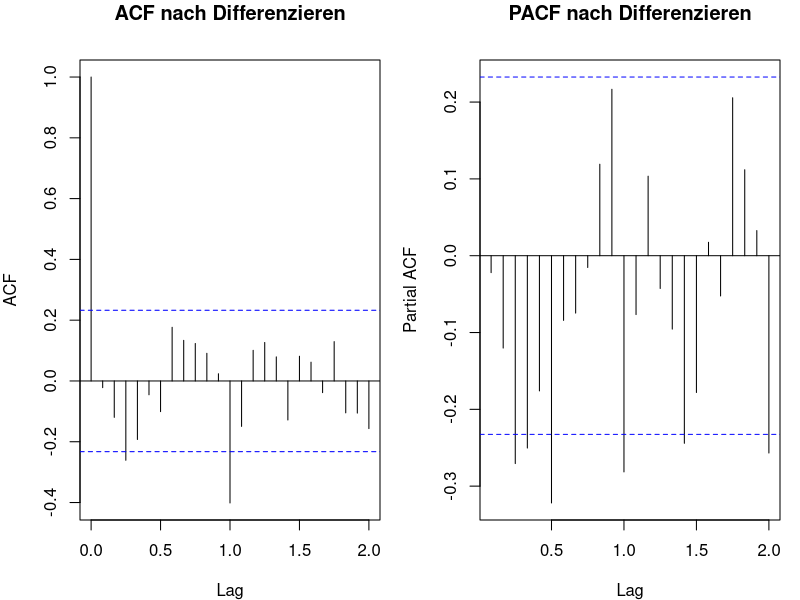
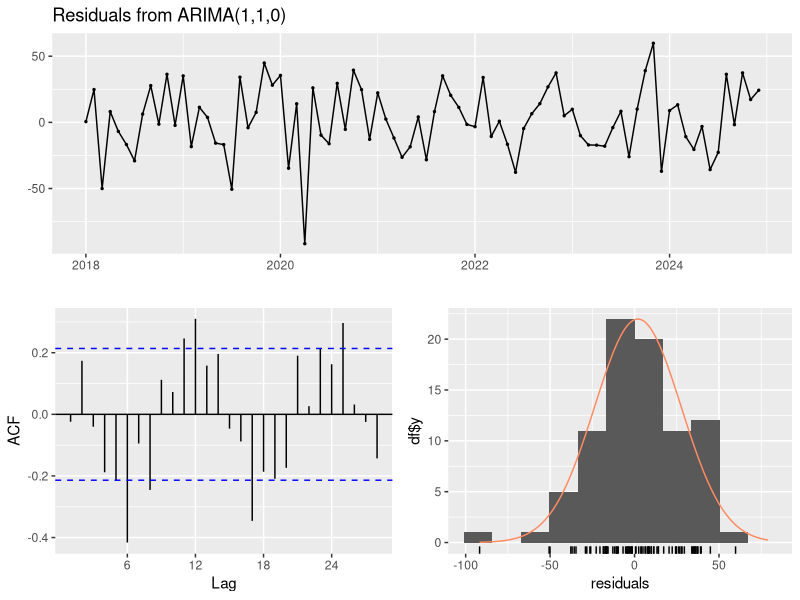
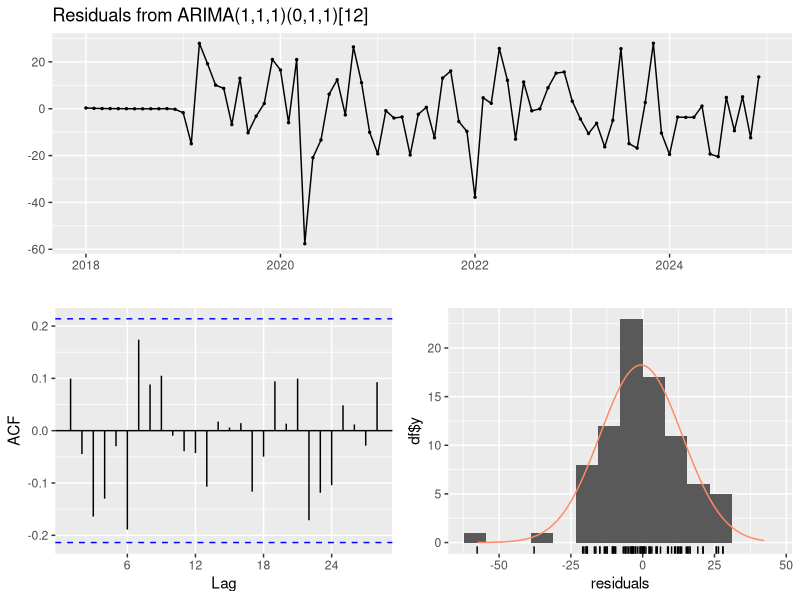
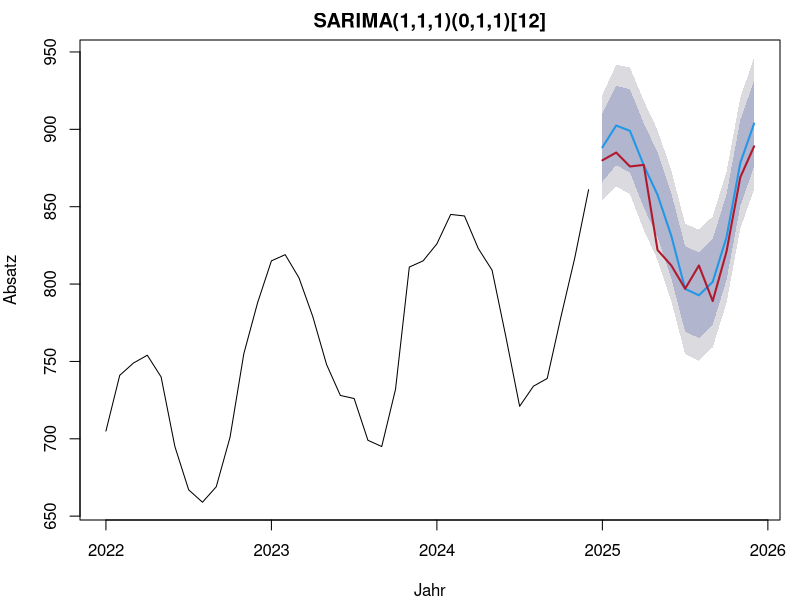

R code for these plots, in order:
## ---- chunk 1
#| label: setup-r
#| include: false
library(forecast)

monate <- 96
t <- 1:monate

# Feste Innovationen, damit R und Python mit derselben Reihe rechnen
innovation <- c(
  12.98, 12.08, -29.7, -2.17, 8.55, 6.38, -15.38, -11.32,
  3.9, -18.45, -3.15, -25.42, 0.15, -19.95, 1.27, 20.62,
  21.23, 17.7, -26.17, 8.55, -8.93, -20.77, 2.85, 11.1,
  34.28, -4.35, 20.33, -56.32, -5.93, -0.52, -10.27, 16.12,
  -4.35, 15.98, 16.73, -16.42, -3, -1.58, -3.45, -13.8,
  -13.35, 7.12, -15.15, -9.07, 13.27, 11.93, 0, -20.33,
  -33.38, 1.88, -0.83, 15.6, 15.3, -7.65, -3.38, -0.38,
  1.27, 7.8, 22.35, 7.05, 5.25, -4.57, -12.15, -11.77,
  -10.73, 1.2, 15.9, -13.8, -16.27, 4.5, 40.05, -18.98,
  -18.45, -5.4, -6.23, -11.25, 5.47, -16.88, -30.9, 4.12,
  -11.4, 5.1, -0.45, 3.9, -11.32, -16.8, -17.62, 4.72,
  -33.75, 2.25, -1.12, 17.25, -27.97, -1.95, 6.82, -17.92)

# AR(1)-Fehler daraus aufbauen
fehler <- numeric(monate)
for (i in 2:monate) fehler[i] <- 0.6 * fehler[i - 1] + innovation[i]

absatz <- ts(round(500 + 4 * t + 60 * sin(2 * pi * t / 12) +
                     25 * cos(2 * pi * t / 12) + fehler),
             start = c(2018, 1), frequency = 12)

training <- window(absatz, end = c(2024, 12))
test <- window(absatz, start = c(2025, 1))
## ---- chunk 2
#| label: fig-b1-ar-r
#| fig-cap: "Beispiel 1: ACF und PACF nach gewöhnlichem und saisonalem Differenzieren."
#| fig-height: 3.6
round(c(d = forecast::ndiffs(training),
        D = forecast::nsdiffs(training)), 0)

stationaer <- diff(diff(training, lag = 12))

par(mfrow = c(1, 2), mar = c(4, 4, 3, 1))
acf(stationaer, lag.max = 24, main = "ACF nach Differenzieren")
pacf(stationaer, lag.max = 24, main = "PACF nach Differenzieren")
par(mfrow = c(1, 1))

round(c(n = length(stationaer),
        grenze = 1.96 / sqrt(length(stationaer)),
        sd_roh = sd(training),
        sd_stationaer = sd(stationaer)), 3)
## ---- chunk 3
#| label: b2-ar-r
kandidaten <- list(
  "(0,1,1)" = c(0, 1, 1),
  "(1,1,0)" = c(1, 1, 0),
  "(1,1,1)" = c(1, 1, 1),
  "(2,1,2)" = c(2, 1, 2)
)

for (name in names(kandidaten)) {
  m <- Arima(training, order = kandidaten[[name]], seasonal = c(0, 1, 1))
  cat(sprintf("%-9s AICc = %8.2f | BIC = %8.2f | logLik = %8.2f\n",
              name, m$aicc, m$bic, m$loglik))
}

automatisch <- auto.arima(training, stepwise = FALSE, approximation = FALSE)
automatisch
## ---- chunk 4
#| label: b3-ar-r
modell <- Arima(training, order = c(1, 1, 1), seasonal = c(0, 1, 1))
summary(modell)

# Zum Vergleich: ohne die gewoehnliche Differenz, dafuer mit Drift
ohne_d <- Arima(training, order = c(1, 0, 0), seasonal = c(0, 1, 1),
                include.drift = TRUE)
round(coef(ohne_d), 4)
## ---- chunk 5
#| label: fig-b4-ar-r
#| fig-cap: "Beispiel 4: Residuendiagnostik ohne saisonale Anteile — die ACF zeigt Spitzen bei Vielfachen von zwölf."
#| fig-height: 4
zu_einfach <- Arima(training, order = c(1, 1, 0))

checkresiduals(zu_einfach)
checkresiduals(modell)
## ---- chunk 6
#| label: fig-b5-ar-r
#| fig-cap: "Beispiel 5: Prognose des SARIMA-Modells mit Intervall, dazu die tatsächlichen Werte."
prognose <- forecast(modell, h = 12)

par(mar = c(4, 4, 2, 1))
plot(prognose, ylab = "Absatz", xlab = "Jahr",
     main = "SARIMA(1,1,1)(0,1,1)[12]", include = 36)
lines(test, col = "#b2182b", lwd = 2)

naiv <- snaive(training, h = 12)
hw <- hw(training, h = 12, seasonal = "additive")
zu_einfach_p <- forecast(zu_einfach, h = 12)

spalten <- c("RMSE", "MAE", "MAPE")
round(rbind(
  naiv_saisonal = accuracy(naiv, test)["Test set", spalten],
  ohne_saison = accuracy(zu_einfach_p, test)["Test set", spalten],
  holt_winters = accuracy(hw, test)["Test set", spalten],
  sarima = accuracy(prognose, test)["Test set", spalten]
), 2)

# Wie schnell wird das Intervall breiter?
round(c(monat_1 = prognose$upper[1, "95%"] - prognose$lower[1, "95%"],
        monat_12 = prognose$upper[12, "95%"] - prognose$lower[12, "95%"]), 1)
## ---- chunk 7
#| label: b6-ar-r
fehler_rollierend <- tsCV(absatz, forecastfunction = function(x, h) {
  forecast(Arima(x, order = c(1, 1, 1), seasonal = c(0, 1, 1)), h = h)
}, h = 6, initial = 60)

round(c(RMSE_rollierend = sqrt(mean(fehler_rollierend^2, na.rm = TRUE)),
        anzahl_fehler = sum(!is.na(fehler_rollierend)),
        RMSE_einmalig = accuracy(prognose, test)["Test set", "RMSE"]), 2)
